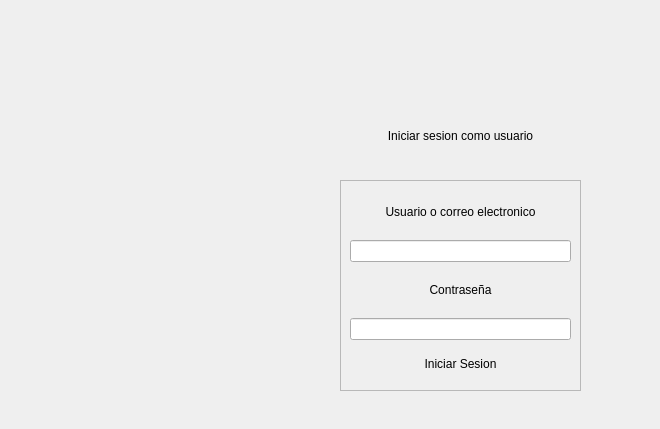
               <widget class="QWidget" name="page_iniciar_sesion">
                <widget class="QLabel" name="label_12">
                 <property name="geometry">
                  <rect>
                   <x>270</x>
                   <y>120</y>
                   <width>381</width>
                   <height>31</height>
                  </rect>
                 </property>
                 <property name="styleSheet">
                  <string notr="true">font: 75 12pt &quot;Open Sans Semibold&quot;</string>
                 </property>
                 <property name="text">
                  <string>Iniciar sesion como usuario</string>
                 </property>
                 <property name="alignment">
                  <set>Qt::AlignCenter</set>
                 </property>
                </widget>
                <widget class="QFrame" name="frame_6">
                 <property name="geometry">
                  <rect>
                   <x>340</x>
                   <y>180</y>
                   <width>241</width>
                   <height>211</height>
                  </rect>
                 </property>
                 <property name="frameShape">
                  <enum>QFrame::StyledPanel</enum>
                 </property>
                 <property name="frameShadow">
                  <enum>QFrame::Raised</enum>
                 </property>
                 <layout class="QVBoxLayout" name="verticalLayout_5">
                  <item>
                   <widget class="QLabel" name="label_13">
                    <property name="styleSheet">
                     <string notr="true">font: 75 9pt &quot;Open Sans Semibold&quot;</string>
                    </property>
                    <property name="text">
                     <string>Usuario o correo electronico</string>
                    </property>
                    <property name="alignment">
                     <set>Qt::AlignCenter</set>
                    </property>
                   </widget>
                  </item>
                  <item>
                   <widget class="QLineEdit" name="lbl_usuario">
                    <property name="styleSheet">
                     <string notr="true">font: 75 8pt &quot;Open Sans Semibold&quot;</string>
                    </property>
                   </widget>
                  </item>
                  <item>
                   <widget class="QLabel" name="label_21">
                    <property name="styleSheet">
                     <string notr="true">font: 75 9pt &quot;Open Sans Semibold&quot;</string>
                    </property>
                    <property name="text">
                     <string>Contraseña</string>
                    </property>
                    <property name="alignment">
                     <set>Qt::AlignCenter</set>
                    </property>
                   </widget>
                  </item>
                  <item>
                   <widget class="QLineEdit" name="lbl_contrasena">
                    <property name="styleSheet">
                     <string notr="true">font: 75 8pt &quot;Open Sans Semibold&quot;</string>
                    </property>
                    <property name="echoMode">
                     <enum>QLineEdit::Password</enum>
                    </property>
                    <property name="cursorMoveStyle">
                     <enum>Qt::LogicalMoveStyle</enum>
                    </property>
                   </widget>
                  </item>
                  <item>
                   <widget class="QPushButton" name="btn_bienvenido">
                    <property name="minimumSize">
                     <size>
                      <width>35</width>
                      <height>35</height>
                     </size>
                    </property>
                    <property name="styleSheet">
                     <string notr="true">QPushButton{
border:Opx;
}

QPushButton:hover{
background-color: rgb(51, 157, 255);
font: 75 8pt &quot;Open Sans Semibold&quot;;
}

</string>
                    </property>
                    <property name="text">
                     <string>Iniciar Sesion</string>
                    </property>
                   </widget>
                  </item>
                 </layout>
                </widget>
                <widget class="QLabel" name="label_inicio_de_sesion">
                 <property name="geometry">
                  <rect>
                   <x>326</x>
                   <y>400</y>
                   <width>271</width>
                   <height>20</height>
                  </rect>
                 </property>
                 <property name="styleSheet">
                  <string notr="true">font: 75 9pt &quot;Open Sans Semibold&quot;</string>
                 </property>
                 <property name="text">
                  <string/>
                 </property>
                 <property name="alignment">
                  <set>Qt::AlignCenter</set>
                 </property>
                </widget>
               </widget>
